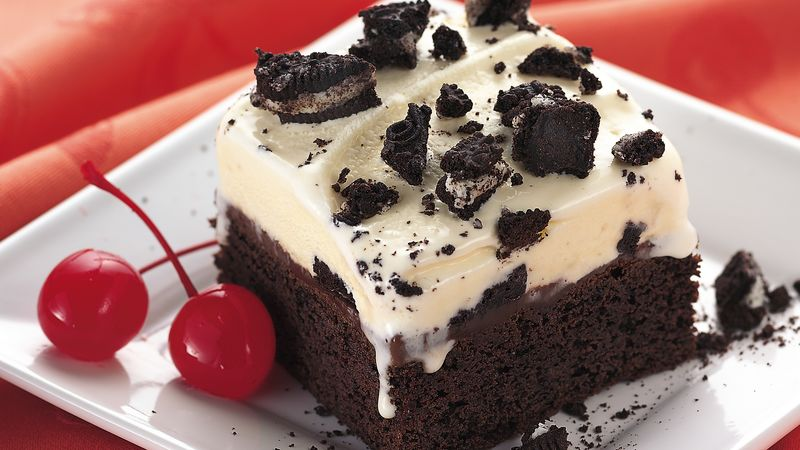
#> input picture cake.jpg, 800 x 450 px
$ python grandfiltergram.py
#> lines starting #> are read from the running program, lines starting #| are printed output that depends on the picture
### grandfilters.py
from PIL import Image

def load_img(imgName):
#> called with imgName = 'cake.jpg'
    im = Image.open(imgName)
#> im is the input picture: PIL image 800x450 RGB; mean R, G, B 157.6, 116.2, 110.4
    return im

def show_img(myImg):
    myImg.show()

def save_img(imgO, fileName):
    imgO.save(fileName)

# [276 lines left out: functions aadya_invfilter, adriana_inverted, annie_instagram, breezy_emphasize_color, cathy_grayscale, jade_half_obama and 6 more, not called in this run]

def sam_obamicon(sun):
    pixels = sun.getdata()
    white = (250, 250, 250)
    pink = (230, 67, 145)
    brightpink = (255, 0, 123)
    darkpink = (148, 0, 71)
    black = (41, 20, 30)
    anotherpink = (255, 77, 162)
    newim = []
    width, height = sun.size
#> width = 800; height = 450
    for p in pixels:
        intensity = p[0] + p[1] + p[2]

        if intensity < 170:
            newim.append(darkpink)
        elif intensity >= 170 and intensity < 364:
            newim.append(white)
        elif intensity >= 364 and intensity < 400:
            newim.append(pink)
        elif intensity >= 400 and intensity < 450:
            newim.append(brightpink)
        elif intensity >= 450:
            newim.append(anotherpink)
#> this loop made 360000 passes
#> (p, intensity) on passes 1 to 3: ((244, 179, 157), 580), ((244, 179, 157), 580), ((244, 179, 157), 580)
#> after the loop, newim = 360000 items
    sunny = Image.new("RGB", (width, height))
#> sunny: PIL image 800x450 RGB; every value is 0
    sunny.putdata(newim)
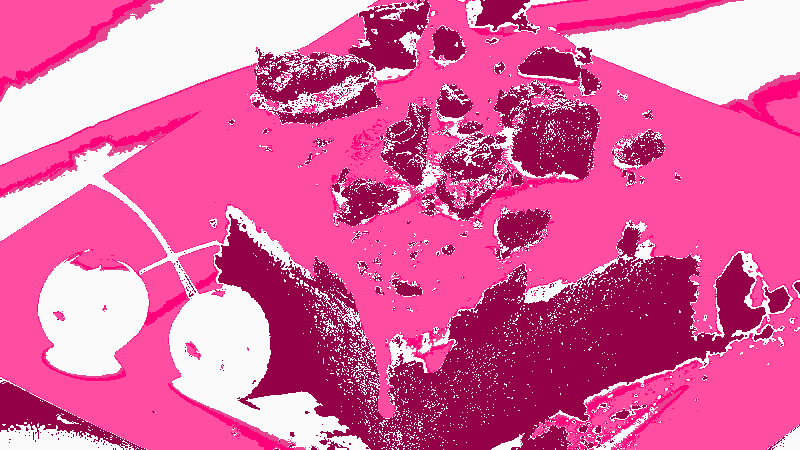
#> sunny: PIL image 800x450 RGB; mean R, G, B 226.8, 99.8, 160.6
    return sunny

# [75 lines left out: functions sana_inverted, nat_rainbow, gabby_blue, not called in this run]

### grandfiltergram.py
from grandfilters import *

def main():
    #change "file_name_here with your image link"
    myImg = load_img("cake.jpg")
    #pick one of the filters here
    newImg = sam_obamicon(myImg)

    newImg.show()

main()

$ run again, with Winter.JPG copied over cake.jpg
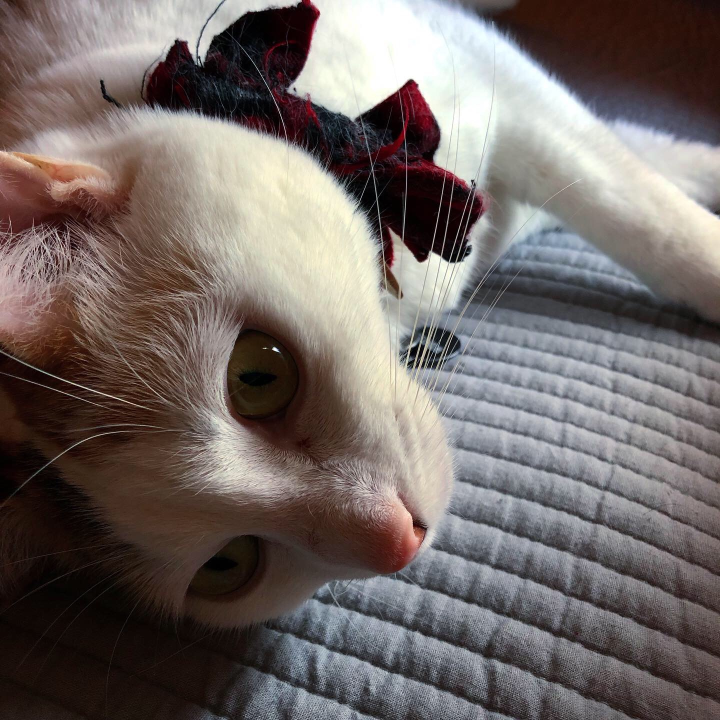
#> input picture Winter.JPG, 1440 x 1440 px (shown at 1/2 size)
#> in load_img, im is the input picture: PIL image 1440x1440 RGB; mean R, G, B 114.5, 105.4, 102.6
#> the loop in sam_obamicon, `for p in pixels:` made 2073600 passes
#> (p, intensity) on passes 1 to 3: ((90, 72, 70), 232), ((87, 69, 67), 223), ((93, 75, 73), 241)
#> after the loop in sam_obamicon, `for p in pixels:`: newim = 2073600 items
#> in sam_obamicon, `sunny.putdata(newim)`:
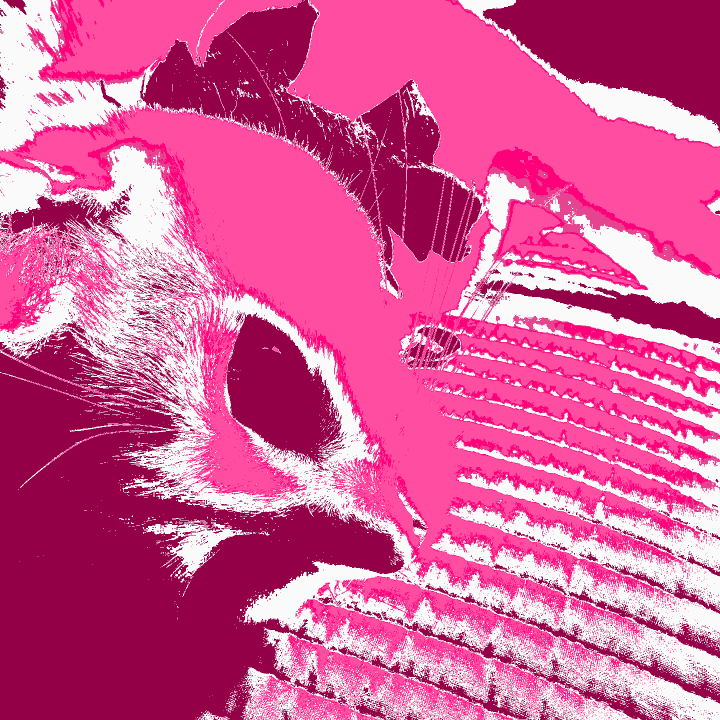
#> sunny: PIL image 1440x1440 RGB (shown at 1/2 size); mean R, G, B 217.9, 90.4, 151.5
